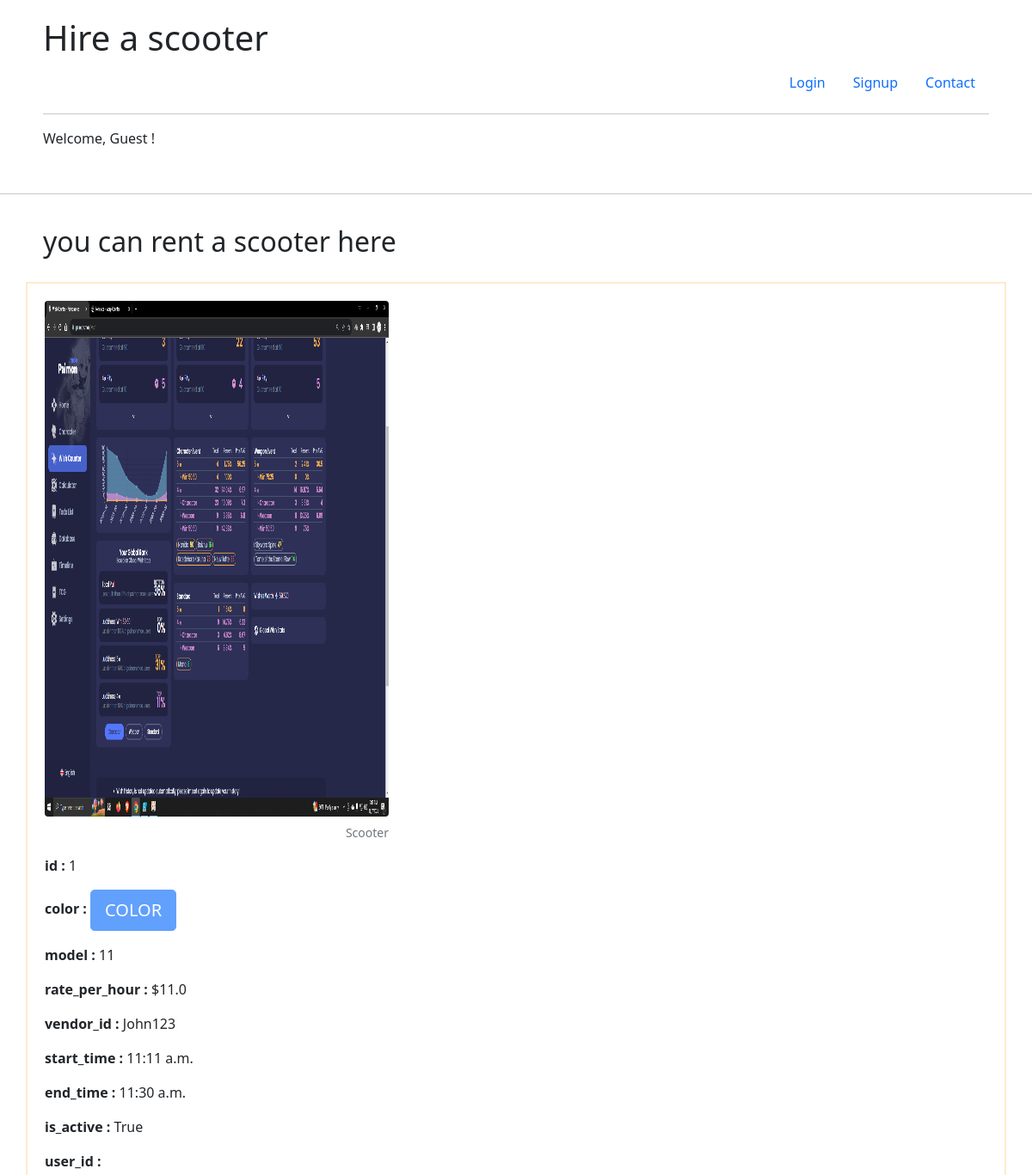
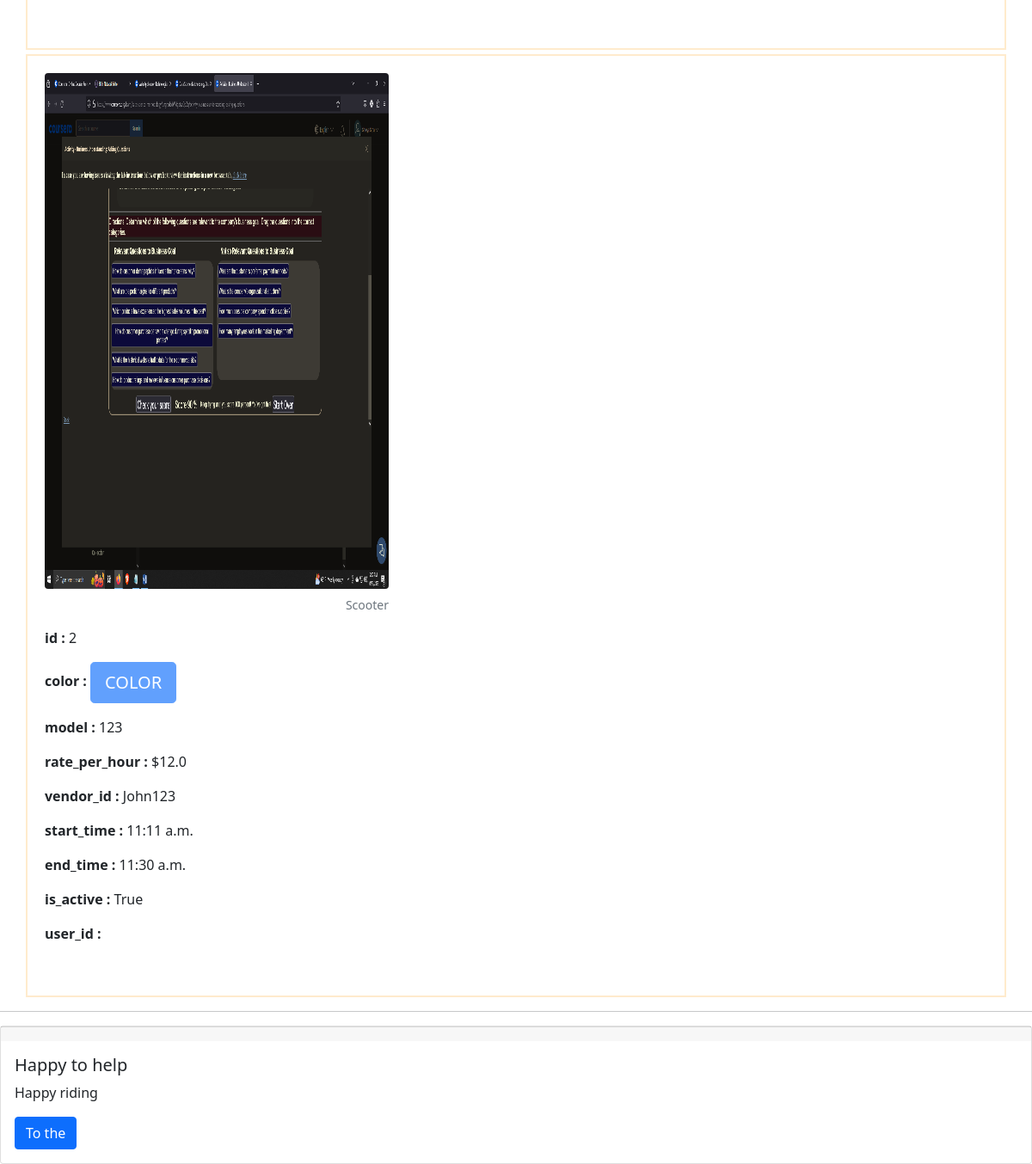
The page /scooter/rent on the database as committed earlier (2 pictures, top to bottom).
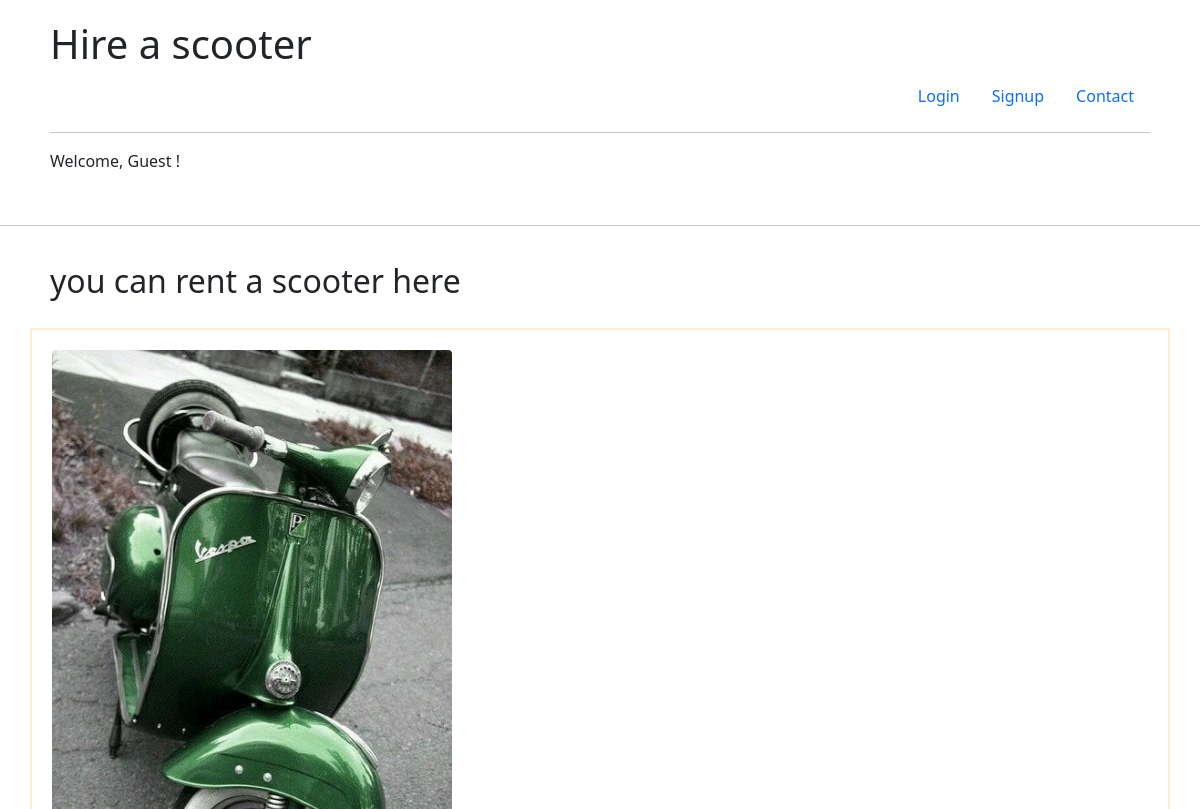
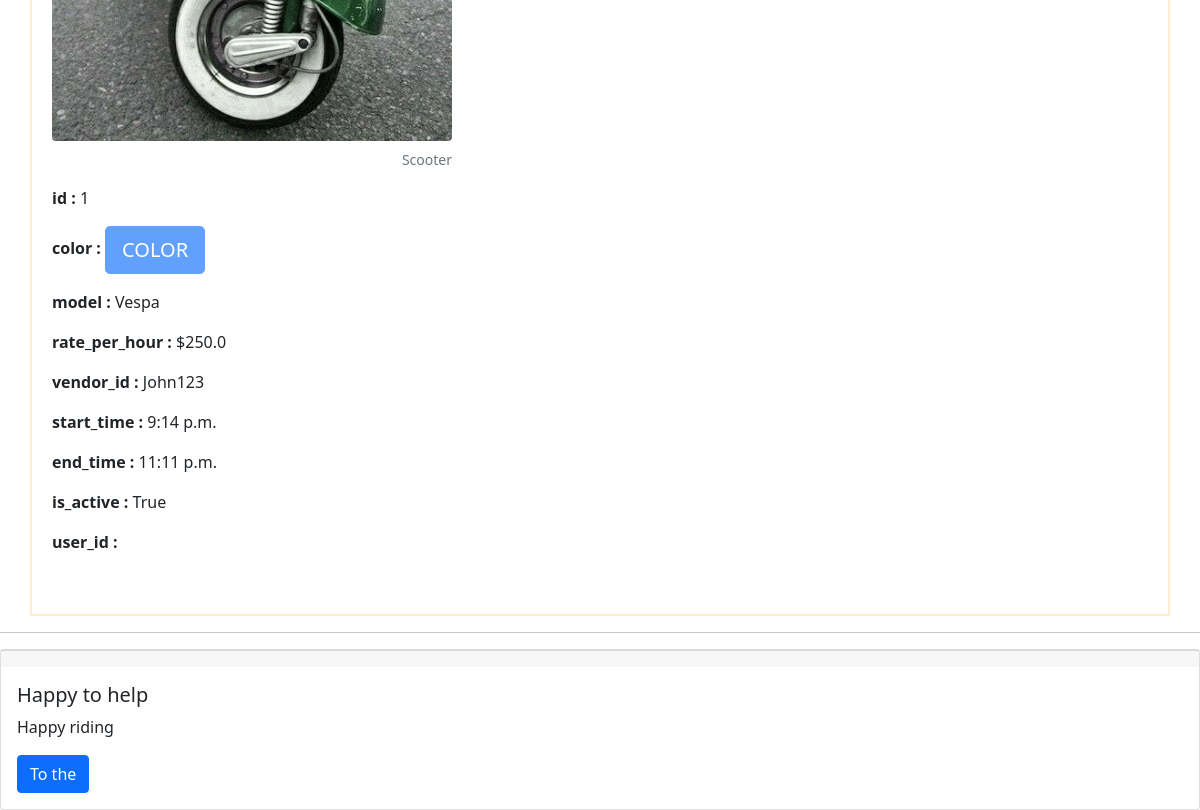
The same page on the database as committed later (2 pictures, top to bottom).
### Scooter/models.py (models this page shows, shortened)
class Scooter(models.Model):
    id = models.IntegerField(primary_key = True)
    color = models.CharField(max_length = 50)
    model = models.CharField(max_length = 100)
    rate_per_hour = models.FloatField(default = 0.0)
    vendor_id = models.ForeignKey(User,on_delete = models.CASCADE)
    start_time = models.TimeField()
    end_time = models.TimeField()
    is_active = models.BooleanField(default = False)
    user_id = models.CharField(max_length = 100)
    image = models.ImageField(
            upload_to='static/images/uploads',
            default='default_scooter_image.jpg')

### User/models.py (models this page shows)
class User(AbstractBaseUser, PermissionsMixin):
    name = models.CharField(max_length = 100)
    username = models.CharField(max_length = 100,primary_key = True)
    email = models.CharField(max_length = 100,null=True)
    password = models.CharField(max_length = 100)
    confirm_password = models.CharField(max_length = 100,null = True)
    address = models.CharField(max_length = 500,null = True)
    age = models.IntegerField( default=18,
        validators=[
            MinValueValidator(18)
        ])
    amount = models.FloatField(default=0)
    userType = models.CharField(
        max_length = 20,
        choices = userType,
        default = "user"
        )
    is_active = models.BooleanField(default=True)
    is_staff = models.BooleanField(default=False)
    last_login = models.DateTimeField(default=timezone.now)  # Ensure this field is present
    date_joined = models.DateTimeField(default=timezone.now)
    groups = models.ManyToManyField(
        'auth.Group',
        related_name='custom_user_set',  # Avoid conflict with auth.User.groups
        blank=True,
        help_text='The groups this user belongs to.',
        verbose_name='groups'
    )
    user_permissions = models.ManyToManyField(
        'auth.Permission',
        related_name='custom_user_set',  # Avoid conflict with auth.User.user_permissions
        blank=True,
        help_text='Specific permissions for this user.',
        verbose_name='user permissions'
    )
    objects = CustomUserManager()
    USERNAME_FIELD = 'username'
    REQUIRED_FIELDS = ['email']
    def __str__(self):
        return self.username

### Scooter/views.py (the view)
# urls.py: path("rent", views.scooter_rent, name='rent')
def scooter_rent(request):
    scooters = Scooter.objects.all()
    return render(request,"scooter_renting.html",{'scooters':scooters})

### Scooter/templates/scooter_renting.html
{% extends "base.html" %}
{% block content %}
<hr>
<div class="container">
<h2>you can rent a scooter here</h2>
</div>
    {% for scooter in scooters %}
    <div class="container" style="border: 2.5px solid  blanchedalmond; margin-bottom: 5px;">
        <figure class="figure">
            <img src="/{{scooter.image}}" class="figure-img img-fluid rounded" alt="...">
            <figcaption class="figure-caption text-end">Scooter</figcaption>
        </figure>
        <p> <b>id :</b> {{scooter.id}} </p>
        <p> <b>color :</b> <button type="button" class="btn btn-lg btn-primary"  style=" color:{{scooter.color}} background-color:{{scooter.color}};" disabled>   COLOR   </button></p>
        <p> <b>model :</b> {{scooter.model}} </p>
        <p> <b>rate_per_hour :</b> ${{scooter.rate_per_hour}} </p>
        <p> <b>vendor_id :</b> {{scooter.vendor_id}} </p>
        <p> <b>start_time :</b> {{scooter.start_time}} </p>
        <p> <b>end_time :</b> {{scooter.end_time}} </p>
        <p> <b>is_active :</b> {{scooter.is_active}} </p>
        <p> <b>user_id :</b> {{scooter.user_id.name}} </p>
        <br style="margin:5px;">
    </div>
    {% endfor %}
{% endblock content %}

### scooter_application/templates/base.html (shortened to what this page needs)
{% load static %}
<!doctype html>
<html lang="en">
  <head>
    <link href="https://cdn.jsdelivr.net/npm/bootstrap@5.0.2/dist/css/bootstrap.min.css" rel="stylesheet">
  </head>
  <body>
    <div class="container">
      <header>
        <h1>Hire a scooter</h1>
        <ul class="nav justify-content-end">
            {% if not request.user.is_authenticated %}
            <li class="nav-item">
              <a class="nav-link" href="{% block login_url %}{% url 'login' %}{% endblock %}">Login</a>
            </li>
            <li class="nav-item">
                <a class="nav-link" href="{% block signup_url %}{% url 'signup' %}{% endblock %}">Signup</a>
            </li>
            {% endif %}
            <li class="nav-item">
              <a class="nav-link" href="{% block contact %}{% url 'contact' %}{% endblock %}">Contact</a>
            </li>
          </ul>
          <hr>
        </header>
        <p>Welcome, {% if user.is_authenticated %} {{ user.name }} {% else %} Guest {% endif %}!</p>
    </div>
    <main>
      {% block content %}{% endblock content %}
  </main>
  <hr>
<footer>
    <div class="card">
      <div class="card-footer">
      </div>
      <div class="card-body">
        <h5 class="card-title">Happy to help</h5>
        <p class="card-text">Happy riding</p>
        <a href="#" class="btn btn-primary">To the</a>
      </div>
    </div>
  </footer>
  </body>
</html>

### scooter_application/templates/base.html (style rules this page uses)
body { height: 100%; }
.container { position: relative; padding: 20px; align-items: center; }
.container img { width: 400px; height: 600px; }

Rows that differ between the two databases and show on the page:
removed Scooter: image (picture), id "2", model "123", rate_per_hour "12.0", vendor_id "John123", start_time "11:11 a.m.", end_time "11:30 a.m.", is_active "True"
changed Scooter "True": image: a different picture; model "11" → "Vespa"; rate_per_hour "11.0" → "250.0"; start_time "11:11 a.m." → "9:14 p.m."; end_time "11:30 a.m." → "11:11 p.m."
